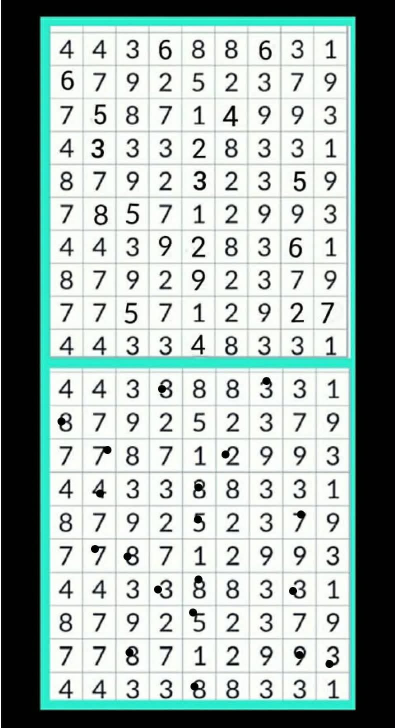
#> input picture spot_the_difference/correct_answers/answer_06.jpg, 790 x 1456 px, found by its file name (shown at 1/2 size)
$ python extract_truth_puz6.py
#> lines starting #> are read from the running program, lines starting #| are printed output that depends on the picture; after the words box and inside, x2 and y2 are one past the last pixel; in counts of white or black regions, pixels touching at a corner belong together
import cv2
import numpy as np
from pathlib import Path

SCRIPT_DIR = Path(__file__).resolve().parent
ans_img = cv2.imread(str(SCRIPT_DIR / "correct_answers/answer_06.jpg"))
#> ans_img is the input picture: shape (1456, 790, 3); mean B, G, R 170.2, 174.3, 160.1
puz_img = cv2.imread(str(SCRIPT_DIR / "validation_dataset/puzzle_06.jpg"))
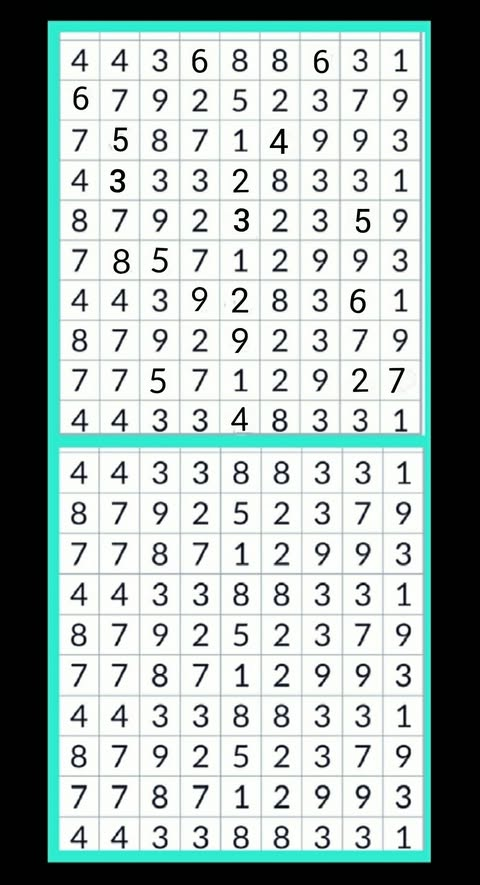
#> input picture spot_the_difference/validation_dataset/puzzle_06.jpg, 480 x 885 px, found by its file name
#> puz_img is the input picture: shape (885, 480, 3); mean B, G, R 172.3, 175.1, 161.5

h_ans, w_ans = ans_img.shape[:2]
#> h_ans = 1456; w_ans = 790
h_puz, w_puz = puz_img.shape[:2]
#> h_puz = 885; w_puz = 480

print(f"Answer shape: {ans_img.shape}")
#| Answer shape: (1456, 790, 3)
print(f"Puzzle shape: {puz_img.shape}")
#| Puzzle shape: (885, 480, 3)

# Find green mask in answer
hsv = cv2.cvtColor(ans_img, cv2.COLOR_BGR2HSV)
#> hsv: shape (1456, 790, 3); mean H, S, V 50.7, 29.2, 174.4
# Hue 35 to 95 is green
mask = cv2.inRange(hsv, (35, 40, 40), (95, 255, 255))
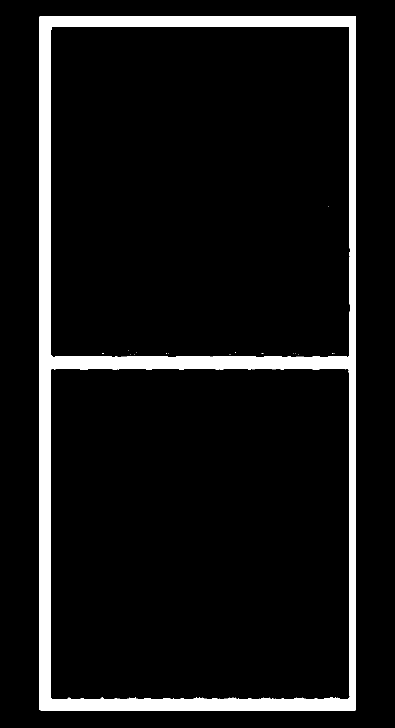
#> mask: shape (1456, 790) (shown at 1/2 size); 8% white; 27 white regions (26 under 20 px)

# Filter mask to remove small noise
cnts, _ = cv2.findContours(mask, cv2.RETR_EXTERNAL, cv2.CHAIN_APPROX_SIMPLE)
#> cnts = 1 contour; box (x1, y1, x2, y2) and area: (79, 32, 712, 1421) 877211
circles = []
for c in cnts:
    area = cv2.contourArea(c)
    if 50 < area < 5000:
        (cx, cy), r = cv2.minEnclosingCircle(c)
        circles.append((int(cx), int(cy), int(r)))
#> this loop made 1 pass
#> area on pass 1: 877211
#> after the loop, circles = []

print(f"Detected {len(circles)} green circles in answer:")
#| Detected 0 green circles in answer:

# Since answer_06.jpg is of size 790x1456, let's see if it has two panels.
# Let's segment the grid on the answer image if possible.
# Let's crop the bottom part of answer_06.jpg (where B panel is)
# SIFT mapped answer_06.jpg to puzzle_06.jpg.
# Let's find the grid bbox in the answer image!
gray = cv2.cvtColor(ans_img, cv2.COLOR_BGR2GRAY)
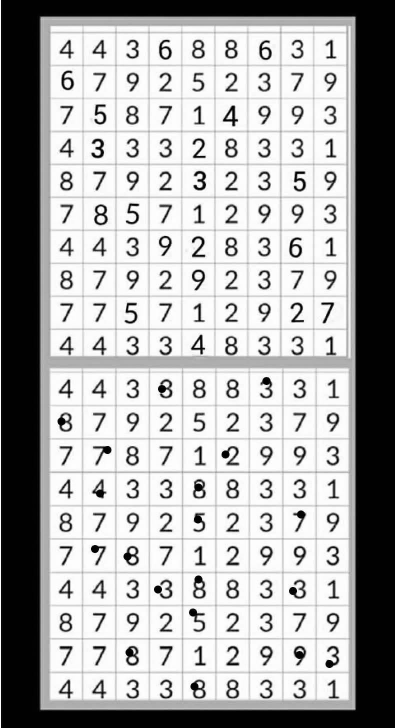
#> gray: shape (1456, 790) (shown at 1/2 size); min 0, max 255, mean 169.6
binary = cv2.adaptiveThreshold(gray, 255, cv2.ADAPTIVE_THRESH_GAUSSIAN_C, cv2.THRESH_BINARY, 15, 8)
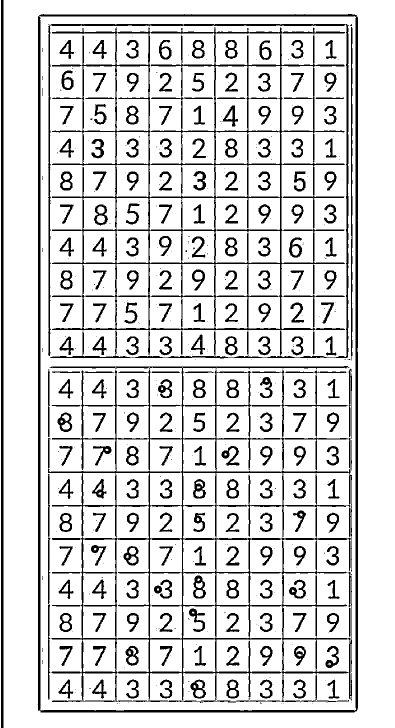
#> binary: shape (1456, 790) (shown at 1/2 size); 84.6% white; 522 black regions (299 under 20 px)
if np.mean(binary) < 128:
    binary = cv2.bitwise_not(binary)
cnts_grid, _ = cv2.findContours(cv2.bitwise_not(binary), cv2.RETR_EXTERNAL, cv2.CHAIN_APPROX_SIMPLE)
#> cnts_grid = 2 contours; box (x1, y1, x2, y2) and area: (75, 28, 716, 1425) 891350, (2, 0, 7, 1456) 5820

# Find bboxes of large rectangles that could be grids
grid_bboxes = []
for c in cnts_grid:
    x, y, w_box, h_box = cv2.boundingRect(c)
    if w_box > w_ans * 0.4 and h_box > h_ans * 0.2:
        grid_bboxes.append((x, y, w_box, h_box))
#> this loop made 2 passes
#> (x, y, w_box, h_box) on pass 1: (75, 28, 641, 1397)
#> (c, x, y, w_box, h_box) on pass 2: ([[2, 0], [2, 1455], [6, 1455], [6, 0]], 2, 0, 5, 1456)
#> after the loop, grid_bboxes = [(75, 28, 641, 1397)]

print("Detected grid-like bboxes in answer_06.jpg:")
for i, bbox in enumerate(grid_bboxes):
    print(f"  Grid {i+1}: {bbox}")
#> this loop made 1 pass
#|   Grid 1: (75, 28, 641, 1397)

# If we have green circles, let's see which grid they belong to.
# Typically they are drawn on the bottom panel grid.
# Let's map each circle to a row, col in the bottom grid.
if grid_bboxes:
    # Sort grids by Y coordinate (top to bottom)
    grid_bboxes.sort(key=lambda x: x[1])
    # The bottom grid is the last one
    gx, gy, gw, gh = grid_bboxes[-1]
#> gx = 75; gy = 28; gw = 641; gh = 1397
    print(f"Using bottom grid bbox: x={gx}, y={gy}, w={gw}, h={gh}")
#| Using bottom grid bbox: x=75, y=28, w=641, h=1397

    rows, cols = 10, 9
    cell_w = gw / cols
#> cell_w = 71.22
    cell_h = gh / rows
#> cell_h = 139.7

    truth_cells = []
    for cx, cy, r in circles:
        if gx <= cx <= gx+gw and gy <= cy <= gy+gh:
            col = int((cx - gx) / cell_w) + 1
            row = int((cy - gy) / cell_h) + 1
            truth_cells.append((row, col))
#> this loop made 0 passes
#> after the loop, truth_cells = []

    truth_cells.sort()
    print(f"\nGround Truth Diff Cells (count: {len(truth_cells)}):")
#| Ground Truth Diff Cells (count: 0):
    for r, c in truth_cells:
        print(f"  Row {r}, Col {c}")
